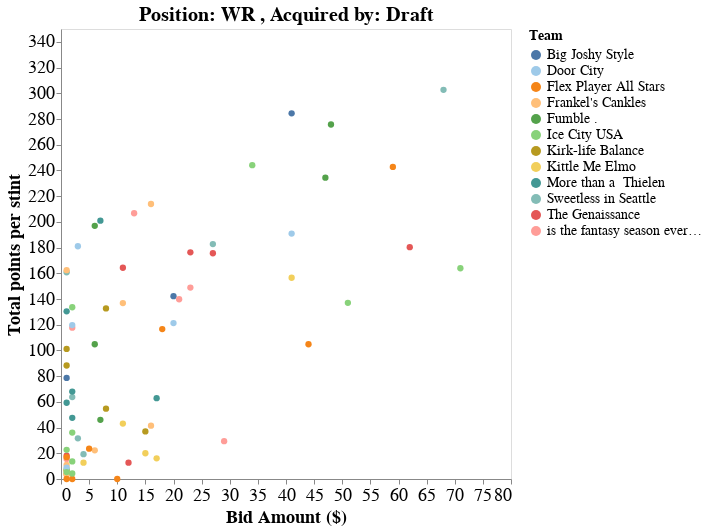

Notebook code for this chart:
### Markdown cell above
Wide Receivers in the Draft

### Code cell
plot_title,chart = scatterplot_acquisitions(df_stints, position='WR', acq_by_draft=True)
chart

### Figure 1 — Vega-Lite specification as saved in the notebook (floating-point values rounded to 4 significant figures)
{"config": {"view": {"continuousWidth": 400, "continuousHeight": 300}, "axis": {"labelFontSize": 18, "titleFontSize": 18}, "legend": {"labelFontSize": 14, "titleFontSize": 14}, "title": {"fontSize": 20}}, "data": {"name": "data-deb0d797e0b4a838e0428f6468cc2853"}, "mark": {"type": "circle", "size": 40}, "encoding": {"color": {"condition": {"field": "Team", "scale": {"scheme": "tableau20"}, "type": "nominal", "selection": "selector002"}, "value": "lightgray"}, "opacity": {"condition": {"value": 1, "selection": "selector002"}, "value": 0.1}, "tooltip": [{"field": "Player", "type": "nominal"}, {"field": "Team", "type": "nominal"}, {"field": "Bid Amount ($)", "type": "quantitative"}, {"field": "Total points per stint", "type": "quantitative"}], "x": {"axis": {"grid": false}, "field": "Bid Amount ($)", "type": "quantitative"}, "y": {"axis": {"grid": false}, "field": "Total points per stint", "type": "quantitative"}}, "height": 450, "selection": {"selector002": {"type": "multi", "fields": ["Team"], "bind": "legend"}}, "title": "Position: WR , Acquired by: Draft", "width": 450, "$schema": "https://vega.github.io/schema/vega-lite/v4.17.0.json", "datasets": {"data-deb0d797e0b4a838e0428f6468cc2853": [{"Stint_id": 1, "Player": "A.J. Brown", "Team": "Ice City USA", "ProTeam": "PHI", "Added": "2022-09-07T00:00:00", "Bid Amount ($)": 34, "Dropped": "", "Stint (wks)": [1, 2, 3, 4, 5, 6, 8, 9, 10, 11, 12, 13, 14, 15, 16, 17, 18], "Position": "WR", "Drafted": true, "Total points per stint": 244.1}, {"Stint_id": 5, "Player": "Adam Thielen", "Team": "Frankel's Cankles", "ProTeam": "MIN", "Added": "2022-09-07T00:00:00", "Bid Amount ($)": 11, "Dropped": "", "Stint (wks)": [1, 2, 3, 4, 5, 6, 8, 9, 10, 11, 12, 13, 14, 15, 16, 17, 18], "Position": "WR", "Drafted": true, "Total points per stint": 136.8}, {"Stint_id": 9, "Player": "Allen Lazard", "Team": "Kirk-life Balance", "ProTeam": "GB", "Added": "2022-09-07T00:00:00", "Bid Amount ($)": 8, "Dropped": "", "Stint (wks)": [1, 2, 3, 4, 5, 6, 7, 8, 9, 10, 11, 12, 13, 15, 16, 17, 18], "Position": "WR", "Drafted": true, "Total points per stint": 132.7}, {"Stint_id": 10, "Player": "Allen Robinson II", "Team": "Kittle Me Elmo", "ProTeam": "LAR", "Added": "2022-09-07T00:00:00", "Bid Amount ($)": 15, "Dropped": "2022-10-05T00:00:00", "Stint (wks)": [1, 2, 3, 4], "Position": "WR", "Drafted": true, "Total points per stint": 20.0}, {"Stint_id": 11, "Player": "Allen Robinson II", "Team": "Flex Player All Stars", "ProTeam": "LAR", "Added": "2022-11-02T00:00:00", "Bid Amount ($)": 10, "Dropped": "2022-11-04T00:00:00", "Stint (wks)": [], "Position": "WR", "Drafted": true, "Total points per stint": 0.0}, {"Stint_id": 12, "Player": "Allen Robinson II", "Team": "Flex Player All Stars", "ProTeam": "LAR", "Added": "2022-11-05T00:00:00", "Bid Amount ($)": 1, "Dropped": "2022-11-11T00:00:00", "Stint (wks)": [9], "Position": "WR", "Drafted": true, "Total points per stint": 3.9}, {"Stint_id": 13, "Player": "Allen Robinson II", "Team": "The Genaissance", "ProTeam": "LAR", "Added": "2022-11-16T00:00:00", "Bid Amount ($)": 12, "Dropped": "2022-11-23T00:00:00", "Stint (wks)": [11], "Position": "WR", "Drafted": true, "Total points per stint": 12.7}, {"Stint_id": 15, "Player": "Amari Cooper", "Team": "More than a  Thielen", "ProTeam": "CLE", "Added": "2022-09-07T00:00:00", "Bid Amount ($)": 7, "Dropped": "", "Stint (wks)": [1, 2, 3, 4, 5, 6, 7, 8, 10, 11, 12, 13, 14, 15, 16, 17, 18], "Position": "WR", "Drafted": true, "Total points per stint": 200.9}, {"Stint_id": 16, "Player": "Amon-Ra St. Brown", "Team": "is the fantasy season everett?", "ProTeam": "DET", "Added": "2022-09-07T00:00:00", "Bid Amount ($)": 13, "Dropped": "", "Stint (wks)": [1, 2, 3, 4, 5, 7, 8, 9, 10, 11, 12, 13, 14, 15, 16, 17, 18], "Position": "WR", "Drafted": true, "Total points per stint": 206.7}, {"Stint_id": 28, "Player": "Brandin Cooks", "Team": "Frankel's Cankles", "ProTeam": "HOU", "Added": "2022-09-07T00:00:00", "Bid Amount ($)": 16, "Dropped": "2022-10-14T00:00:00", "Stint (wks)": [1, 2, 3, 4, 5], "Position": "WR", "Drafted": true, "Total points per stint": 41.5}, {"Stint_id": 29, "Player": "Brandon Aiyuk", "Team": "Sweetless in Seattle", "ProTeam": "SF", "Added": "2022-09-07T00:00:00", "Bid Amount ($)": 3, "Dropped": "2022-10-06T00:00:00", "Stint (wks)": [1, 2, 3, 4], "Position": "WR", "Drafted": true, "Total points per stint": 31.6}, {"Stint_id": 30, "Player": "Brandon Aiyuk", "Team": "is the fantasy season everett?", "ProTeam": "SF", "Added": "2022-10-19T00:00:00", "Bid Amount ($)": 2, "Dropped": "", "Stint (wks)": [7, 8, 10, 11, 12, 13, 14, 15, 16, 17, 18], "Position": "WR", "Drafted": true, "Total points per stint": 117.7}, {"Stint_id": 54, "Player": "CeeDee Lamb", "Team": "Fumble .", "ProTeam": "DAL", "Added": "2022-09-07T00:00:00", "Bid Amount ($)": 47, "Dropped": "", "Stint (wks)": [1, 2, 3, 4, 5, 6, 7, 8, 10, 11, 12, 13, 14, 15, 16, 17, 18], "Position": "WR", "Drafted": true, "Total points per stint": 234.4}, {"Stint_id": 58, "Player": "Chase Claypool", "Team": "The Genaissance", "ProTeam": "CHI", "Added": "2022-09-07T00:00:00", "Bid Amount ($)": 1, "Dropped": "2022-10-06T00:00:00", "Stint (wks)": [1, 2, 3, 4], "Position": "WR", "Drafted": true, "Total points per stint": 18.1}, {"Stint_id": 59, "Player": "Chase Claypool", "Team": "Flex Player All Stars", "ProTeam": "CHI", "Added": "2022-10-21T00:00:00", "Bid Amount ($)": 1, "Dropped": "2022-10-26T00:00:00", "Stint (wks)": [7], "Position": "WR", "Drafted": true, "Total points per stint": 6.6}, {"Stint_id": 60, "Player": "Chase Claypool", "Team": "is the fantasy season everett?", "ProTeam": "CHI", "Added": "2022-11-05T00:00:00", "Bid Amount ($)": 1, "Dropped": "", "Stint (wks)": [9, 10, 11, 12, 13, 15, 16, 17, 18], "Position": "WR", "Drafted": true, "Total points per stint": 15.5}, {"Stint_id": 68, "Player": "Chris Godwin", "Team": "The Genaissance", "ProTeam": "TB", "Added": "2022-09-07T00:00:00", "Bid Amount ($)": 11, "Dropped": "", "Stint (wks)": [1, 2, 3, 4, 5, 6, 7, 8, 9, 10, 12, 13, 14, 15, 16, 17, 18], "Position": "WR", "Drafted": true, "Total points per stint": 164.3}, {"Stint_id": 69, "Player": "Chris Olave", "Team": "Ice City USA", "ProTeam": "NO", "Added": "2022-09-07T00:00:00", "Bid Amount ($)": 1, "Dropped": "2022-09-16T00:00:00", "Stint (wks)": [1], "Position": "WR", "Drafted": true, "Total points per stint": 7.6}, {"Stint_id": 70, "Player": "Chris Olave", "Team": "Ice City USA", "ProTeam": "NO", "Added": "2022-09-21T00:00:00", "Bid Amount ($)": 2, "Dropped": "", "Stint (wks)": [3, 4, 5, 6, 7, 8, 9, 10, 11, 12, 13, 15, 16, 17, 18], "Position": "WR", "Drafted": true, "Total points per stint": 133.6}, {"Stint_id": 71, "Player": "Christian Kirk", "Team": "Door City", "ProTeam": "JAX", "Added": "2022-09-07T00:00:00", "Bid Amount ($)": 3, "Dropped": "", "Stint (wks)": [1, 2, 3, 4, 5, 6, 7, 8, 9, 10, 12, 13, 14, 15, 16, 17, 18], "Position": "WR", "Drafted": true, "Total points per stint": 181.0}, {"Stint_id": 85, "Player": "Cooper Kupp", "Team": "Ice City USA", "ProTeam": "LAR", "Added": "2022-09-07T00:00:00", "Bid Amount ($)": 71, "Dropped": "2022-12-13T00:00:00", "Stint (wks)": [1, 2, 3, 4, 5, 6, 8, 9, 10, 11, 12, 13, 14], "Position": "WR", "Drafted": true, "Total points per stint": 163.9}, {"Stint_id": 87, "Player": "Courtland Sutton", "Team": "Flex Player All Stars", "ProTeam": "DEN", "Added": "2022-09-07T00:00:00", "Bid Amount ($)": 18, "Dropped": "", "Stint (wks)": [1, 2, 3, 4, 5, 6, 7, 8, 10, 11, 12, 13, 14, 15, 16, 17, 18], "Position": "WR", "Drafted": true, "Total points per stint": 116.6}, {"Stint_id": 95, "Player": "DJ Moore", "Team": "is the fantasy season everett?", "ProTeam": "CAR", "Added": "2022-09-07T00:00:00", "Bid Amount ($)": 29, "Dropped": "2022-10-05T00:00:00", "Stint (wks)": [1, 2, 3, 4], "Position": "WR", "Drafted": true, "Total points per stint": 29.4}, {"Stint_id": 96, "Player": "DJ Moore", "Team": "Sweetless in Seattle", "ProTeam": "CAR", "Added": "2022-10-06T00:00:00", "Bid Amount ($)": 2, "Dropped": "2022-11-27T00:00:00", "Stint (wks)": [5, 6, 7, 8, 9, 10, 11], "Position": "WR", "Drafted": true, "Total points per stint": 63.7}, {"Stint_id": 97, "Player": "DJ Moore", "Team": "Kirk-life Balance", "ProTeam": "CAR", "Added": "2022-11-30T00:00:00", "Bid Amount ($)": 8, "Dropped": "", "Stint (wks)": [14, 15, 16, 17, 18], "Position": "WR", "Drafted": true, "Total points per stint": 54.7}, {"Stint_id": 98, "Player": "DK Metcalf", "Team": "The Genaissance", "ProTeam": "SEA", "Added": "2022-09-07T00:00:00", "Bid Amount ($)": 23, "Dropped": "", "Stint (wks)": [1, 2, 3, 4, 5, 6, 7, 8, 9, 10, 12, 13, 14, 15, 16, 17, 18], "Position": "WR", "Drafted": true, "Total points per stint": 176.3}, {"Stint_id": 114, "Player": "Darnell Mooney", "Team": "Frankel's Cankles", "ProTeam": "CHI", "Added": "2022-09-07T00:00:00", "Bid Amount ($)": 6, "Dropped": "2022-10-13T00:00:00", "Stint (wks)": [1, 2, 3, 4, 5], "Position": "WR", "Drafted": true, "Total points per stint": 22.3}, {"Stint_id": 115, "Player": "Darnell Mooney", "Team": "Frankel's Cankles", "ProTeam": "CHI", "Added": "2022-11-16T00:00:00", "Bid Amount ($)": 1, "Dropped": "2022-11-29T00:00:00", "Stint (wks)": [11, 12], "Position": "WR", "Drafted": true, "Total points per stint": 10.9}, {"Stint_id": 117, "Player": "Davante Adams", "Team": "Fumble .", "ProTeam": "OAK", "Added": "2022-09-07T00:00:00", "Bid Amount ($)": 48, "Dropped": "", "Stint (wks)": [1, 2, 3, 4, 5, 7, 8, 9, 10, 11, 12, 13, 14, 15, 16, 17, 18], "Position": "WR", "Drafted": true, "Total points per stint": 275.7}, {"Stint_id": 127, "Player": "DeAndre Hopkins", "Team": "Door City", "ProTeam": "ARI", "Added": "2022-09-07T00:00:00", "Bid Amount ($)": 2, "Dropped": "2023-01-01T00:00:00", "Stint (wks)": [1, 2, 3, 4, 5, 6, 7, 8, 9, 10, 11, 12, 14, 15, 16], "Position": "WR", "Drafted": true, "Total points per stint": 119.7}, {"Stint_id": 128, "Player": "DeVonta Smith", "Team": "Fumble .", "ProTeam": "PHI", "Added": "2022-09-07T00:00:00", "Bid Amount ($)": 6, "Dropped": "", "Stint (wks)": [1, 2, 3, 4, 5, 6, 8, 9, 10, 11, 12, 13, 14, 15, 16, 17, 18], "Position": "WR", "Drafted": true, "Total points per stint": 196.9}, {"Stint_id": 129, "Player": "Deebo Samuel", "Team": "Ice City USA", "ProTeam": "SF", "Added": "2022-09-07T00:00:00", "Bid Amount ($)": 51, "Dropped": "", "Stint (wks)": [1, 2, 3, 4, 5, 6, 7, 8, 10, 11, 12, 13, 14, 15, 16, 17, 18], "Position": "WR", "Drafted": true, "Total points per stint": 137.0}, {"Stint_id": 142, "Player": "Diontae Johnson", "Team": "More than a  Thielen", "ProTeam": "PIT", "Added": "2022-09-07T00:00:00", "Bid Amount ($)": 17, "Dropped": "2022-11-07T00:00:00", "Stint (wks)": [1, 2, 3, 4, 5, 6, 7, 8], "Position": "WR", "Drafted": true, "Total points per stint": 62.9}, {"Stint_id": 143, "Player": "Diontae Johnson", "Team": "More than a  Thielen", "ProTeam": "PIT", "Added": "2022-11-12T00:00:00", "Bid Amount ($)": 2, "Dropped": "", "Stint (wks)": [10, 11, 12, 13, 14, 15, 16, 17, 18], "Position": "WR", "Drafted": true, "Total points per stint": 68.0}, {"Stint_id": 150, "Player": "Drake London", "Team": "Kirk-life Balance", "ProTeam": "ATL", "Added": "2022-09-07T00:00:00", "Bid Amount ($)": 1, "Dropped": "2022-11-30T00:00:00", "Stint (wks)": [1, 2, 3, 4, 5, 6, 7, 8, 9, 10, 11, 12], "Position": "WR", "Drafted": true, "Total points per stint": 88.3}, {"Stint_id": 154, "Player": "Elijah Moore", "Team": "Sweetless in Seattle", "ProTeam": "NYJ", "Added": "2022-09-07T00:00:00", "Bid Amount ($)": 4, "Dropped": "2022-09-28T00:00:00", "Stint (wks)": [1, 2, 3], "Position": "WR", "Drafted": true, "Total points per stint": 19.3}, {"Stint_id": 155, "Player": "Elijah Moore", "Team": "Kittle Me Elmo", "ProTeam": "NYJ", "Added": "2022-12-14T00:00:00", "Bid Amount ($)": 4, "Dropped": "", "Stint (wks)": [15, 16, 17, 18], "Position": "WR", "Drafted": true, "Total points per stint": 12.7}, {"Stint_id": 167, "Player": "Gabe Davis", "Team": "Big Joshy Style", "ProTeam": "BUF", "Added": "2022-09-07T00:00:00", "Bid Amount ($)": 20, "Dropped": "", "Stint (wks)": [1, 2, 3, 4, 5, 6, 8, 9, 10, 11, 12, 13, 14, 15, 16, 18], "Position": "WR", "Drafted": true, "Total points per stint": 142.2}, {"Stint_id": 169, "Player": "Garrett Wilson", "Team": "Sweetless in Seattle", "ProTeam": "NYJ", "Added": "2022-09-07T00:00:00", "Bid Amount ($)": 1, "Dropped": "", "Stint (wks)": [1, 2, 3, 4, 5, 6, 7, 8, 9, 11, 12, 13, 14, 15, 16, 17, 18], "Position": "WR", "Drafted": true, "Total points per stint": 160.8}, {"Stint_id": 194, "Player": "Hunter Renfrow", "Team": "Flex Player All Stars", "ProTeam": "OAK", "Added": "2022-09-07T00:00:00", "Bid Amount ($)": 5, "Dropped": "2022-11-02T00:00:00", "Stint (wks)": [1, 2, 3, 4, 5, 7, 8], "Position": "WR", "Drafted": true, "Total points per stint": 23.6}, {"Stint_id": 197, "Player": "Isaiah McKenzie", "Team": "Door City", "ProTeam": "BUF", "Added": "2022-09-07T00:00:00", "Bid Amount ($)": 1, "Dropped": "2022-09-14T00:00:00", "Stint (wks)": [1], "Position": "WR", "Drafted": true, "Total points per stint": 8.9}, {"Stint_id": 204, "Player": "Ja'Marr Chase", "Team": "The Genaissance", "ProTeam": "CIN", "Added": "2022-09-07T00:00:00", "Bid Amount ($)": 62, "Dropped": "", "Stint (wks)": [1, 2, 3, 4, 5, 6, 7, 8, 9, 11, 12, 13, 14, 15, 16, 18], "Position": "WR", "Drafted": true, "Total points per stint": 180.3}, {"Stint_id": 210, "Player": "Jakobi Meyers", "Team": "Kirk-life Balance", "ProTeam": "NE", "Added": "2022-09-07T00:00:00", "Bid Amount ($)": 1, "Dropped": "2022-12-11T00:00:00", "Stint (wks)": [1, 2, 3, 4, 5, 6, 7, 8, 9, 11, 12, 13], "Position": "WR", "Drafted": true, "Total points per stint": 101.2}, {"Stint_id": 224, "Player": "Jaylen Waddle", "Team": "Frankel's Cankles", "ProTeam": "MIA", "Added": "2022-09-07T00:00:00", "Bid Amount ($)": 16, "Dropped": "", "Stint (wks)": [1, 2, 3, 4, 5, 6, 7, 8, 9, 10, 12, 13, 14, 15, 16, 17, 18], "Position": "WR", "Drafted": true, "Total points per stint": 213.9}, {"Stint_id": 229, "Player": "Jerry Jeudy", "Team": "is the fantasy season everett?", "ProTeam": "DEN", "Added": "2022-09-07T00:00:00", "Bid Amount ($)": 23, "Dropped": "", "Stint (wks)": [1, 2, 3, 4, 5, 6, 7, 8, 10, 11, 12, 13, 14, 15, 16, 17, 18], "Position": "WR", "Drafted": true, "Total points per stint": 148.9}, {"Stint_id": 244, "Player": "JuJu Smith-Schuster", "Team": "Fumble .", "ProTeam": "KC", "Added": "2022-09-07T00:00:00", "Bid Amount ($)": 6, "Dropped": "2022-12-09T00:00:00", "Stint (wks)": [1, 2, 3, 4, 5, 6, 7, 9, 10, 11, 12, 13], "Position": "WR", "Drafted": true, "Total points per stint": 104.8}, {"Stint_id": 245, "Player": "JuJu Smith-Schuster", "Team": "Kirk-life Balance", "ProTeam": "KC", "Added": "2022-12-11T00:00:00", "Bid Amount ($)": 15, "Dropped": "", "Stint (wks)": [14, 15, 16, 17, 18], "Position": "WR", "Drafted": true, "Total points per stint": 37.0}, {"Stint_id": 250, "Player": "Justin Jefferson", "Team": "Sweetless in Seattle", "ProTeam": "MIN", "Added": "2022-09-07T00:00:00", "Bid Amount ($)": 68, "Dropped": "", "Stint (wks)": [1, 2, 3, 4, 5, 6, 8, 9, 10, 11, 12, 13, 14, 15, 16, 17, 18], "Position": "WR", "Drafted": true, "Total points per stint": 302.7}, {"Stint_id": 254, "Player": "Kadarius Toney", "Team": "Frankel's Cankles", "ProTeam": "KC", "Added": "2022-09-07T00:00:00", "Bid Amount ($)": 1, "Dropped": "2022-09-21T00:00:00", "Stint (wks)": [1, 2], "Position": "WR", "Drafted": true, "Total points per stint": 3.3}, {"Stint_id": 255, "Player": "Kadarius Toney", "Team": "Flex Player All Stars", "ProTeam": "KC", "Added": "2022-11-02T00:00:00", "Bid Amount ($)": 2, "Dropped": "2022-11-04T00:00:00", "Stint (wks)": [], "Position": "WR", "Drafted": true, "Total points per stint": 0.0}, {"Stint_id": 256, "Player": "Kadarius Toney", "Team": "Flex Player All Stars", "ProTeam": "KC", "Added": "2022-11-11T00:00:00", "Bid Amount ($)": 1, "Dropped": "2022-11-30T00:00:00", "Stint (wks)": [10, 11, 12], "Position": "WR", "Drafted": true, "Total points per stint": 17.0}, {"Stint_id": 258, "Player": "Keenan Allen", "Team": "Flex Player All Stars", "ProTeam": "LAC", "Added": "2022-09-07T00:00:00", "Bid Amount ($)": 44, "Dropped": "", "Stint (wks)": [1, 2, 3, 4, 5, 6, 7, 9, 10, 11, 12, 13, 14, 15, 16, 17, 18], "Position": "WR", "Drafted": true, "Total points per stint": 104.8}, {"Stint_id": 276, "Player": "Marquez Valdes-Scantling", "Team": "More than a  Thielen", "ProTeam": "KC", "Added": "2022-09-07T00:00:00", "Bid Amount ($)": 2, "Dropped": "2022-10-30T00:00:00", "Stint (wks)": [1, 2, 3, 4, 5, 6, 7], "Position": "WR", "Drafted": true, "Total points per stint": 47.6}, {"Stint_id": 277, "Player": "Marquise Brown", "Team": "Door City", "ProTeam": "ARI", "Added": "2022-09-07T00:00:00", "Bid Amount ($)": 20, "Dropped": "", "Stint (wks)": [1, 2, 3, 4, 5, 6, 7, 8, 9, 10, 11, 12, 14, 15, 16, 17, 18], "Position": "WR", "Drafted": true, "Total points per stint": 121.3}, {"Stint_id": 288, "Player": "Michael Gallup", "Team": "Flex Player All Stars", "ProTeam": "DAL", "Added": "2022-09-07T00:00:00", "Bid Amount ($)": 1, "Dropped": "2022-09-13T00:00:00", "Stint (wks)": [1], "Position": "WR", "Drafted": true, "Total points per stint": 0.0}, {"Stint_id": 289, "Player": "Michael Gallup", "Team": "Kittle Me Elmo", "ProTeam": "DAL", "Added": "2022-10-05T00:00:00", "Bid Amount ($)": 17, "Dropped": "2022-11-02T00:00:00", "Stint (wks)": [5, 6, 7, 8], "Position": "WR", "Drafted": true, "Total points per stint": 16.1}, {"Stint_id": 290, "Player": "Michael Gallup", "Team": "Ice City USA", "ProTeam": "DAL", "Added": "2022-12-08T00:00:00", "Bid Amount ($)": 1, "Dropped": "", "Stint (wks)": [14, 15, 16, 17, 18], "Position": "WR", "Drafted": true, "Total points per stint": 22.7}, {"Stint_id": 291, "Player": "Michael Pittman Jr.", "Team": "Kittle Me Elmo", "ProTeam": "IND", "Added": "2022-09-07T00:00:00", "Bid Amount ($)": 41, "Dropped": "", "Stint (wks)": [1, 2, 3, 4, 5, 6, 7, 8, 9, 10, 11, 12, 13, 15, 16, 17, 18], "Position": "WR", "Drafted": true, "Total points per stint": 156.5}, {"Stint_id": 292, "Player": "Michael Thomas", "Team": "Kittle Me Elmo", "ProTeam": "NO", "Added": "2022-09-07T00:00:00", "Bid Amount ($)": 11, "Dropped": "2022-11-06T00:00:00", "Stint (wks)": [1, 2, 3, 4, 5, 6, 7, 8], "Position": "WR", "Drafted": true, "Total points per stint": 43.1}, {"Stint_id": 294, "Player": "Mike Evans", "Team": "Door City", "ProTeam": "TB", "Added": "2022-09-07T00:00:00", "Bid Amount ($)": 41, "Dropped": "", "Stint (wks)": [1, 2, 3, 4, 5, 6, 7, 8, 9, 10, 12, 13, 14, 15, 16, 17, 18], "Position": "WR", "Drafted": true, "Total points per stint": 190.9}, {"Stint_id": 298, "Player": "Mike Williams", "Team": "is the fantasy season everett?", "ProTeam": "LAC", "Added": "2022-09-07T00:00:00", "Bid Amount ($)": 21, "Dropped": "", "Stint (wks)": [1, 2, 3, 4, 5, 6, 7, 9, 10, 11, 12, 13, 14, 15, 16, 17, 18], "Position": "WR", "Drafted": true, "Total points per stint": 139.8}, {"Stint_id": 305, "Player": "Nico Collins", "Team": "Big Joshy Style", "ProTeam": "HOU", "Added": "2022-09-07T00:00:00", "Bid Amount ($)": 1, "Dropped": "", "Stint (wks)": [1, 2, 3, 4, 5, 7, 8, 9, 10, 11, 12, 13, 14, 15, 16, 17, 18], "Position": "WR", "Drafted": true, "Total points per stint": 78.6}, {"Stint_id": 332, "Player": "Rashod Bateman", "Team": "Fumble .", "ProTeam": "BAL", "Added": "2022-09-07T00:00:00", "Bid Amount ($)": 7, "Dropped": "2022-11-02T00:00:00", "Stint (wks)": [1, 2, 3, 4, 5, 6, 7, 8], "Position": "WR", "Drafted": true, "Total points per stint": 46.0}, {"Stint_id": 359, "Player": "Stefon Diggs", "Team": "Flex Player All Stars", "ProTeam": "BUF", "Added": "2022-09-07T00:00:00", "Bid Amount ($)": 59, "Dropped": "", "Stint (wks)": [1, 2, 3, 4, 5, 6, 8, 9, 10, 11, 12, 13, 14, 15, 16, 18], "Position": "WR", "Drafted": true, "Total points per stint": 242.7}, {"Stint_id": 362, "Player": "Tee Higgins", "Team": "Sweetless in Seattle", "ProTeam": "CIN", "Added": "2022-09-07T00:00:00", "Bid Amount ($)": 27, "Dropped": "", "Stint (wks)": [1, 2, 3, 4, 5, 6, 7, 8, 9, 11, 12, 13, 14, 15, 16, 18], "Position": "WR", "Drafted": true, "Total points per stint": 182.7}, {"Stint_id": 363, "Player": "Terry McLaurin", "Team": "The Genaissance", "ProTeam": "WSH", "Added": "2022-09-07T00:00:00", "Bid Amount ($)": 27, "Dropped": "", "Stint (wks)": [1, 2, 3, 4, 5, 6, 7, 8, 9, 10, 11, 12, 13, 15, 16, 17, 18], "Position": "WR", "Drafted": true, "Total points per stint": 175.6}, {"Stint_id": 376, "Player": "Treylon Burks", "Team": "Ice City USA", "ProTeam": "TEN", "Added": "2022-09-07T00:00:00", "Bid Amount ($)": 2, "Dropped": "2022-09-22T00:00:00", "Stint (wks)": [1, 2], "Position": "WR", "Drafted": true, "Total points per stint": 13.7}, {"Stint_id": 377, "Player": "Treylon Burks", "Team": "Ice City USA", "ProTeam": "TEN", "Added": "2022-09-23T00:00:00", "Bid Amount ($)": 1, "Dropped": "2022-10-05T00:00:00", "Stint (wks)": [3, 4], "Position": "WR", "Drafted": true, "Total points per stint": 5.4}, {"Stint_id": 378, "Player": "Treylon Burks", "Team": "Ice City USA", "ProTeam": "TEN", "Added": "2022-11-24T00:00:00", "Bid Amount ($)": 2, "Dropped": "", "Stint (wks)": [12, 13, 14, 15, 16, 17, 18], "Position": "WR", "Drafted": true, "Total points per stint": 36.1}, {"Stint_id": 387, "Player": "Tyler Boyd", "Team": "More than a  Thielen", "ProTeam": "CIN", "Added": "2022-09-07T00:00:00", "Bid Amount ($)": 1, "Dropped": "", "Stint (wks)": [1, 2, 3, 4, 5, 6, 7, 8, 9, 11, 12, 13, 14, 15, 16, 18], "Position": "WR", "Drafted": true, "Total points per stint": 130.4}, {"Stint_id": 394, "Player": "Tyler Lockett", "Team": "Ice City USA", "ProTeam": "SEA", "Added": "2022-09-07T00:00:00", "Bid Amount ($)": 2, "Dropped": "2022-09-14T00:00:00", "Stint (wks)": [1], "Position": "WR", "Drafted": true, "Total points per stint": 4.3}, {"Stint_id": 395, "Player": "Tyler Lockett", "Team": "Frankel's Cankles", "ProTeam": "SEA", "Added": "2022-09-21T00:00:00", "Bid Amount ($)": 1, "Dropped": "", "Stint (wks)": [3, 4, 5, 6, 7, 8, 9, 10, 12, 13, 14, 15, 16, 17, 18], "Position": "WR", "Drafted": true, "Total points per stint": 162.4}, {"Stint_id": 396, "Player": "Tyreek Hill", "Team": "Big Joshy Style", "ProTeam": "MIA", "Added": "2022-09-07T00:00:00", "Bid Amount ($)": 41, "Dropped": "", "Stint (wks)": [1, 2, 3, 4, 5, 6, 7, 8, 9, 10, 12, 13, 14, 15, 16, 17, 18], "Position": "WR", "Drafted": true, "Total points per stint": 284.4}, {"Stint_id": 397, "Player": "Van Jefferson", "Team": "More than a  Thielen", "ProTeam": "LAR", "Added": "2022-09-07T00:00:00", "Bid Amount ($)": 1, "Dropped": "", "Stint (wks)": [1, 2, 3, 4, 5, 6, 8, 9, 10, 11, 12, 13, 14, 15, 16, 17, 18], "Position": "WR", "Drafted": true, "Total points per stint": 59.3}]}}
